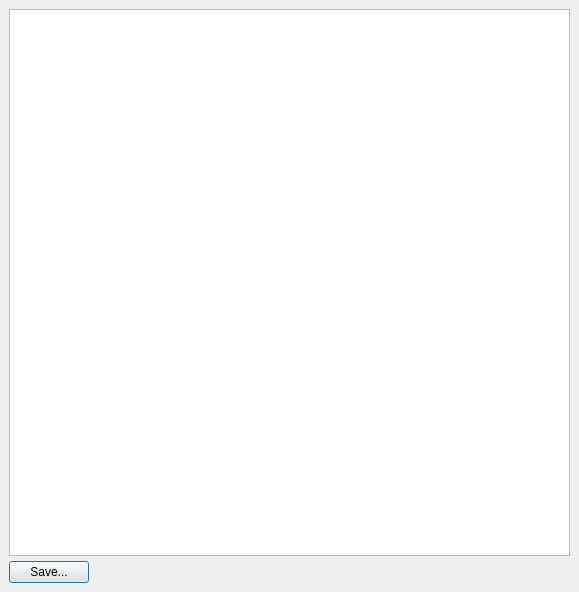
<ui version="4.0" >
 <class>Dialog</class>
 <widget class="QDialog" name="Dialog" >
  <property name="geometry" >
   <rect>
    <x>0</x>
    <y>0</y>
    <width>579</width>
    <height>592</height>
   </rect>
  </property>
  <property name="windowTitle" >
   <string>Job's Logging Info</string>
  </property>
  <property name="statusTip" >
   <string/>
  </property>
  <layout class="QGridLayout" >
   <property name="margin" >
    <number>9</number>
   </property>
   <property name="spacing" >
    <number>6</number>
   </property>
   <item row="0" column="0" >
    <layout class="QVBoxLayout" >
     <property name="margin" >
      <number>0</number>
     </property>
     <property name="spacing" >
      <number>5</number>
     </property>
     <item>
      <widget class="QTextEdit" name="txtLogView" >
       <property name="font" >
        <font>
         <family>Monospace</family>
        </font>
       </property>
       <property name="documentTitle" >
        <string/>
       </property>
       <property name="undoRedoEnabled" >
        <bool>true</bool>
       </property>
       <property name="lineWrapMode" >
        <enum>QTextEdit::WidgetWidth</enum>
       </property>
       <property name="readOnly" >
        <bool>true</bool>
       </property>
      </widget>
     </item>
     <item>
      <widget class="QPushButton" name="btnSave" >
       <property name="sizePolicy" >
        <sizepolicy>
         <hsizetype>0</hsizetype>
         <vsizetype>0</vsizetype>
         <horstretch>0</horstretch>
         <verstretch>0</verstretch>
        </sizepolicy>
       </property>
       <property name="layoutDirection" >
        <enum>Qt::LeftToRight</enum>
       </property>
       <property name="text" >
        <string>Save...</string>
       </property>
      </widget>
     </item>
    </layout>
   </item>
  </layout>
 </widget>
 <resources/>
 <connections/>
</ui>
